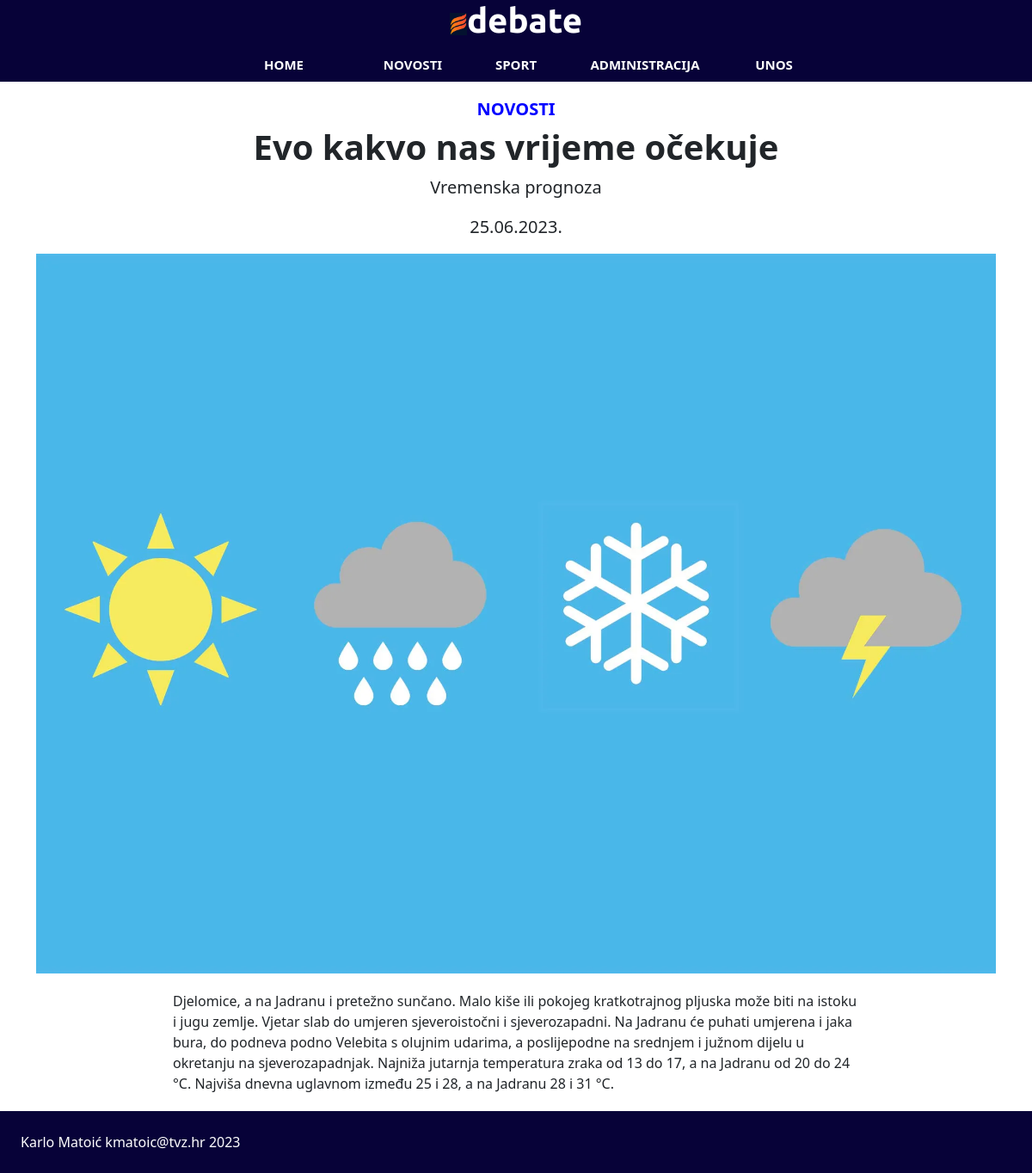
Page /php/clanak.php?id=1 on the committed database.
### tables this page shows
CREATE TABLE `vijesti` (
  `id` int(11) NOT NULL,
  `datum` varchar(32) NOT NULL,
  `naslov` varchar(64) NOT NULL,
  `sazetak` text NOT NULL,
  `tekst` text NOT NULL,
  `slika` varchar(64) NOT NULL,
  `kategorija` varchar(64) NOT NULL,
  `arhiva` tinyint(1) NOT NULL
);

### php/clanak.php (the view, shortened to what this page needs)
<!DOCTYPE html>
<html lang="en">
<head>
</head>
<body>
    <?php
        include 'connect.php';
        $id = $_GET['id'];
        $query = "SELECT * FROM vijesti WHERE id = ?;";
        $stmt = mysqli_stmt_init($dbc);
        if (mysqli_stmt_prepare($stmt, $query)) {
            mysqli_stmt_bind_param($stmt, "i", $id);
            mysqli_stmt_execute($stmt);
            $result = mysqli_stmt_get_result($stmt);
            $row = mysqli_fetch_assoc($result);
        }
    ?>
    <section>
        <div class="container mt-3 text-center">
            <div class="row">
                <div class="col fs-5 mb-1 mt-1">
                    <div class="uvuceno">
                        <h5><?php echo strtoupper("${row['kategorija']}")?></h5>
                        <h1 class="fw-bold"><?php echo "${row['naslov']}"?></h1>
                        <p><?php echo "${row['sazetak']}"?></p>
                        <p><?php echo "${row['datum']}"?></p>
                    </div>
                    <?php echo "<img src='../images/${row['slika']}' alt='${row['slika']}'>"?>
                </div>
            </div>
        </div>
        <div class="container text-left">
            <div class="row">
                <div class="col uvuceno">
                    <p class="mt-3">
                        <?php echo "${row['tekst']}"?>
                    </p>
                </div>
            </div>
        </div>
    </section>
    <?php
        include 'footer.php';
    ?>
</body>
</html>

### css/style.css (style rules this page uses)
* { margin: 0; padding: 0; }
header { background-color: #070238; }
body { background-color: white; }
.naslov { font-family: 'Ubuntu', sans-serif; color: white; background-color: #070238; display: flex; align-items: center; justify-content: center; }
.naslov h1 { font-weight: bold; }
.naslov img { width: 20px; }
.navigacija { background-color: #070238; }
.navigacija2 { width: 60%; }
.navigacija a { color: white; }
a { text-decoration: none; color: black; }
.velika { font-size: 15px; font-weight: bold; text-transform: uppercase; }
img { width: 100%; }
.uvuceno { padding: 0 15% 0 15%; }
.uvuceno h5 { font-weight: bold; color: blue; }

### rows in the picture
vijesti: kategorija "NOVOSTI", naslov "Evo kakvo nas vrijeme očekuje", sazetak "Vremenska prognoza", datum "25.06.2023.", slika (picture), tekst "Djelomice, a na Jadranu i pretežno sunčano. Malo kiše ili pokojeg kratkotrajnog pljuska može biti na istoku i jugu zemlje. Vjetar slab do umjeren sjeveroistočni i sjeverozapadni. Na Jadranu će puhati umjerena i jaka bura, do podneva podno Velebita s olujnim udarima, a poslijepodne na srednjem i južnom dijelu u okretanju na sjeverozapadnjak. Najniža jutarnja temperatura zraka od 13 do 17, a na Jadranu od 20 do 24 °C. Najviša dnevna uglavnom između 25 i 28, a na Jadranu 28 i 31 °C."
